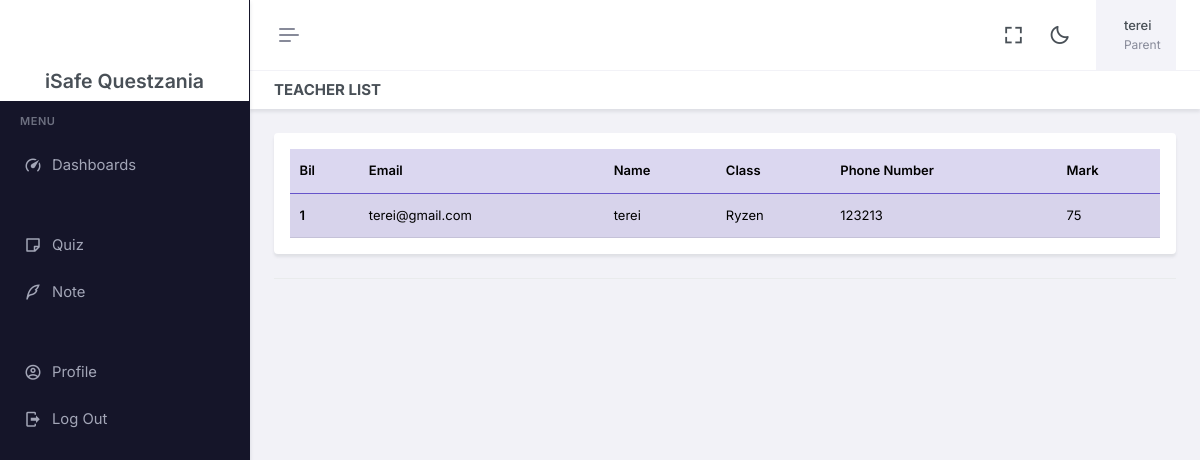
The page /Parent/mark.php?quiz=3 (signed in) on the database its author committed.
### tables this page shows
CREATE TABLE `profile` (
  `id` int(25) NOT NULL,
  `user_id` int(25) NOT NULL,
  `nama` varchar(250) NOT NULL,
  `noFon` varchar(250) DEFAULT NULL,
  `noKp` varchar(250) DEFAULT NULL,
  `kelas_id` text DEFAULT NULL,
  `student_id` text DEFAULT NULL
);

CREATE TABLE `user` (
  `id` int(250) NOT NULL,
  `email` varchar(250) NOT NULL,
  `password` varchar(250) NOT NULL,
  `role` varchar(250) NOT NULL
);

CREATE TABLE `kelas` (
  `id` int(250) NOT NULL,
  `nama_kelas` text NOT NULL,
  `teacher_id` text NOT NULL
);

### Parent/Component/sess.php (called while the page is built, shortened)
<?php
include('../dbConnect.php');
$uid = $_SESSION['uid'];
$sql = "SELECT * FROM profile WHERE user_id='$uid'";
$result = mysqli_query($conn, $sql);
$row = mysqli_fetch_array($result, MYSQLI_ASSOC);
$nama = $row['nama'];
$role=$_SESSION['role'];
?>

### Parent/mark.php (the view, shortened to what this page needs)
<!doctype html>
<html lang="en" data-layout="vertical" data-topbar="light" data-sidebar="dark" data-sidebar-size="lg" data-sidebar-image="none" data-preloader="disable">
<?php include 'Component/head.php' ?>
<body>
    <div id="layout-wrapper">
        <header id="page-topbar">
            <div class="layout-width">
                <?php include './Component/header.php' ?>
            </div>
        </header>
        <?php include './Component/asside.php' ?>
        <div class="main-content">
            <div class="page-content">
                <div class="container-fluid">
                    <div class="row">
                        <div class="col-12">
                            <div class="page-title-box d-sm-flex align-items-center justify-content-between">
                                <h4 class="mb-sm-0">Teacher List</h4>
                            </div>
                        </div>
                    </div>
                    <?php
                    $quizId=$_GET['quiz'];
                    ?>
                    <div class="card-header">
                        <div class="card">
                            <div class="card-body">
                                <table class="table table-primary table-striped align-middle table-nowrap mb-0">
                                    <thead>
                                        <tr>
                                            <th scope="col">Bil</th>
                                            <th scope="col">Email</th>
                                            <th scope="col">Name</th>
                                            <th scope="col">Class</th>
                                            <th scope="col">Phone Number</th>
                                            <th scope="col">Mark</th>
                                        </tr>
                                    </thead>
                                    <tbody>
                                        <?php
                                        include('../dbConnect.php');
                                        $query = "SELECT user.id userId, user.password, user.email, profile.noKp,
                                        profile.nama, profile.noFon,profile.kelas_id, kelas.nama_kelas,
                                        CASE
                                            WHEN markah.markah is not null then markah.markah
                                            ELSE 0
                                        END as markah,
                                        CASE
                                            WHEN markah.markah is not null then markah.id
                                            ELSE null
                                        END as markahId
                                        FROM user
                                        LEFT JOIN profile ON user.id=profile.user_id
                                        LEFT JOIN profile p on p.user_id=profile.student_id
                                        LEFT JOIN kelas on kelas.id=p.kelas_id
                                        LEFT JOIN markah on markah.student_id=p.user_id AND markah.quiz_id=$quizId
                                        WHERE user.role='Parent' AND user.id='$uid' ";
                                        $result = $conn->query($query);
                                        $modal = 1;
                                        if ($result->num_rows > 0) {
                                            while ($row = $result->fetch_assoc()) {
                                                $nama = $row['nama'];
                                                $noFon = $row['noFon'];
                                                $email = $row['email'];
                                                $namaKelas = $row['nama_kelas'];
                                                $markah = $row['markah'] ?? 'No Mark';
                                                echo "
                                                    <tr>
                                                    <th scope='row'>$modal</th>
                                                    <td>$email</td>
                                                    <td>$nama</td>
                                                    <td>$namaKelas</td>
                                                    <td>$noFon</td>
                                                    <td>$markah</td>
                                                </tr>
                                                    ";
                                                $modal++;
                                            }
                                        } else {
                                            echo "
                                                <tr>
                                                <td colspan='9' align='center'>No Student Add</td>
                                                </tr>";
                                        }
                                        ?>
                                    </tbody>
                                </table>
                            </div>
                        </div>
                    </div>
                </div>
            </div>
        </div>
    </div>
</body>
</html>

### Parent/Component/header.php (shortened to what this page needs)
<?php
    include './Component/sess.php'
?>
<div class="navbar-header">
    <div class="d-flex">
        <button type="button" class="btn btn-sm px-3 fs-16 header-item vertical-menu-btn topnav-hamburger shadow-none" id="topnav-hamburger-icon">
            <span class="hamburger-icon">
                <span></span>
                <span></span>
                <span></span>
            </span>
        </button>
    </div>
    <div class="d-flex align-items-center">
        <div class="ms-1 header-item d-none d-sm-flex">
            <button type="button" class="btn btn-icon btn-topbar btn-ghost-secondary rounded-circle shadow-none" data-toggle="fullscreen">
                <i class='bx bx-fullscreen fs-22'></i>
            </button>
        </div>
        <div class="ms-1 header-item d-none d-sm-flex">
            <button type="button" class="btn btn-icon btn-topbar btn-ghost-secondary rounded-circle light-dark-mode shadow-none">
                <i class='bx bx-moon fs-22'></i>
            </button>
        </div>
        <div class="dropdown ms-sm-3 header-item topbar-user">
            <button type="button" class="btn shadow-none" id="page-header-user-dropdown" data-bs-toggle="dropdown" aria-haspopup="true" aria-expanded="false">
                <span class="d-flex align-items-center">
                    <span class="text-start ms-xl-2">
                        <span class="d-none d-xl-inline-block ms-1 fw-medium user-name-text"><?php echo $nama;?></span>
                        <span class="d-none d-xl-block ms-1 fs-12 text-muted user-name-sub-text"><?php echo $role;?></span>
                    </span>
                </span>
            </button>
        </div>
    </div>
</div>

### rows shown on the page
profile: nama "terei", user.email "terei@gmail.com", kelas.nama_kelas "Ryzen", noFon "123213", markah "75"

### other values the page prints
$role "Parent"
